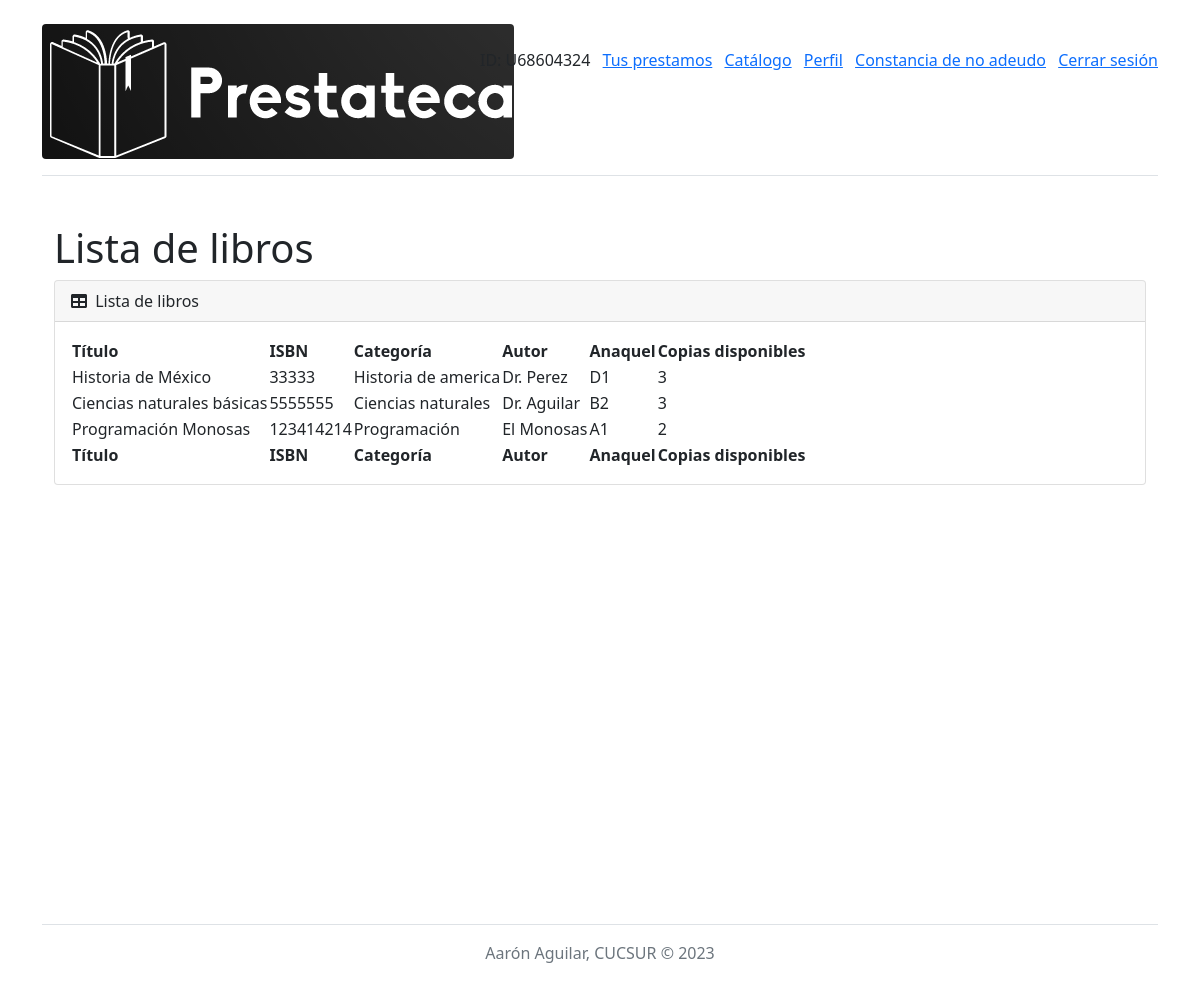
The app's page /search_book.php (signed in) with its own data.
### tables this page shows
CREATE TABLE `lms_book` (
  `book_id` int(11) NOT NULL,
  `book_category` varchar(200) NOT NULL,
  `book_author` varchar(200) NOT NULL,
  `book_location_rack` varchar(100) NOT NULL,
  `book_name` text NOT NULL,
  `book_isbn_number` varchar(30) NOT NULL,
  `book_no_of_copy` int(5) NOT NULL,
  `book_status` enum('Enable','Disable') NOT NULL,
  `book_added_on` varchar(30) NOT NULL,
  `book_updated_on` varchar(30) NOT NULL
);

### search_book.php (the view, shortened to what this page needs)
<?php
include 'database_connection.php';
$query = "
	SELECT * FROM lms_book
    WHERE book_status = 'Enable'
    ORDER BY book_id DESC
";
$statement = $connect->prepare($query);
$statement->execute();
include 'header.php';
?>
<div class="container-fluid py-4" style="min-height: 700px;">
	<h1>Lista de libros</h1>
	<div class="card mb-4">
		<div class="card-header">
			<div class="row">
				<div class="col col-md-6">
					<i class="fas fa-table me-1"></i> Lista de libros
				</div>
				<div class="col col-md-6" align="right">
				</div>
			</div>
		</div>
		<div class="card-body">
			<table id="datatablesSimple">
				<thead>
					<tr>
						<th>Título </th>
						<th>ISBN</th>
						<th>Categoría</th>
						<th>Autor</th>
						<th>Anaquel</th>
						<th>Copias disponibles</th>
					</tr>
				</thead>
				<tfoot>
					<tr>
					<th>Título </th>
						<th>ISBN</th>
						<th>Categoría</th>
						<th>Autor</th>
						<th>Anaquel</th>
						<th>Copias disponibles</th>
					</tr>
				</tfoot>
				<tbody>
				<?php
				if($statement->rowCount() > 0)
				{
					foreach($statement->fetchAll() as $row)
					{
						echo '
							<tr>
								<td>'.$row["book_name"].'</td>
								<td>'.$row["book_isbn_number"].'</td>
								<td>'.$row["book_category"].'</td>
								<td>'.$row["book_author"].'</td>
								<td>'.$row["book_location_rack"].'</td>
								<td>'.$row["book_no_of_copy"].'</td>
							</tr>
						';
					}
				}
				else
				{
					echo '
					<tr>
						<td colspan="8" class="text-center">Datos en blanco</td>
					</tr>
					';
				}
				?>
				</tbody>
			</table>
		</div>
	</div>
</div>
<?php
include 'footer.php';
?>

### records on screen
lms_book: book_name "Historia de México", book_isbn_number "33333", book_category "Historia de america", book_author "Dr. Perez", book_location_rack "D1", book_no_of_copy "3"
lms_book: book_name "Ciencias naturales básicas", book_isbn_number "5555555", book_category "Ciencias naturales", book_author "Dr. Aguilar", book_location_rack "B2", book_no_of_copy "3"
lms_book: book_name "Programación Monosas", book_isbn_number "123414214", book_category "Programación", book_author "El Monosas", book_location_rack "A1", book_no_of_copy "2"

### other values on screen
$_SESSION['user_id'] "U68604324"
